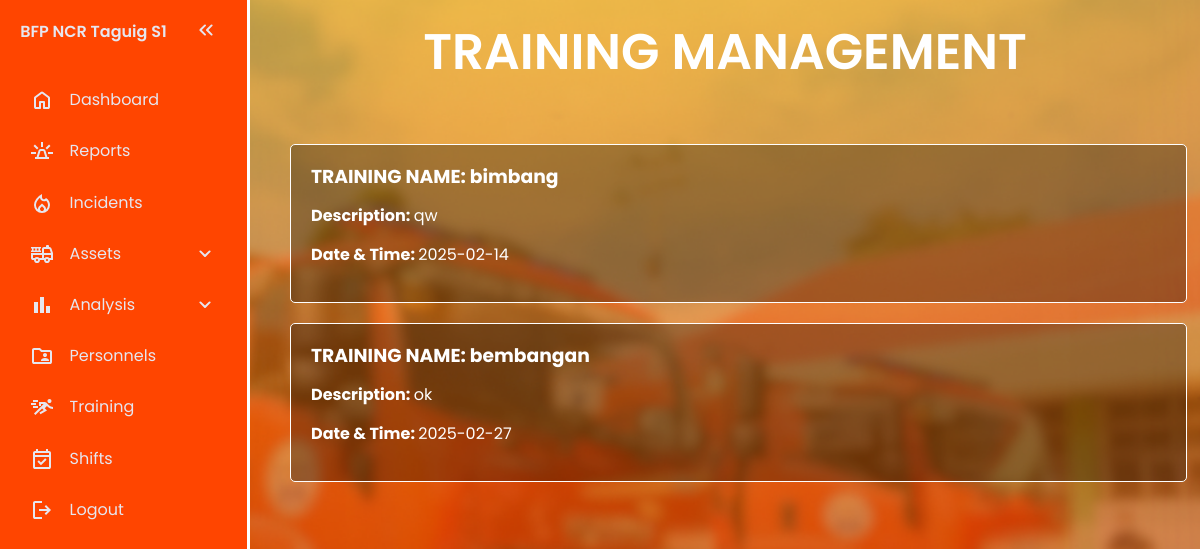
Page /training/TrainingIndex.php on the earlier database version.
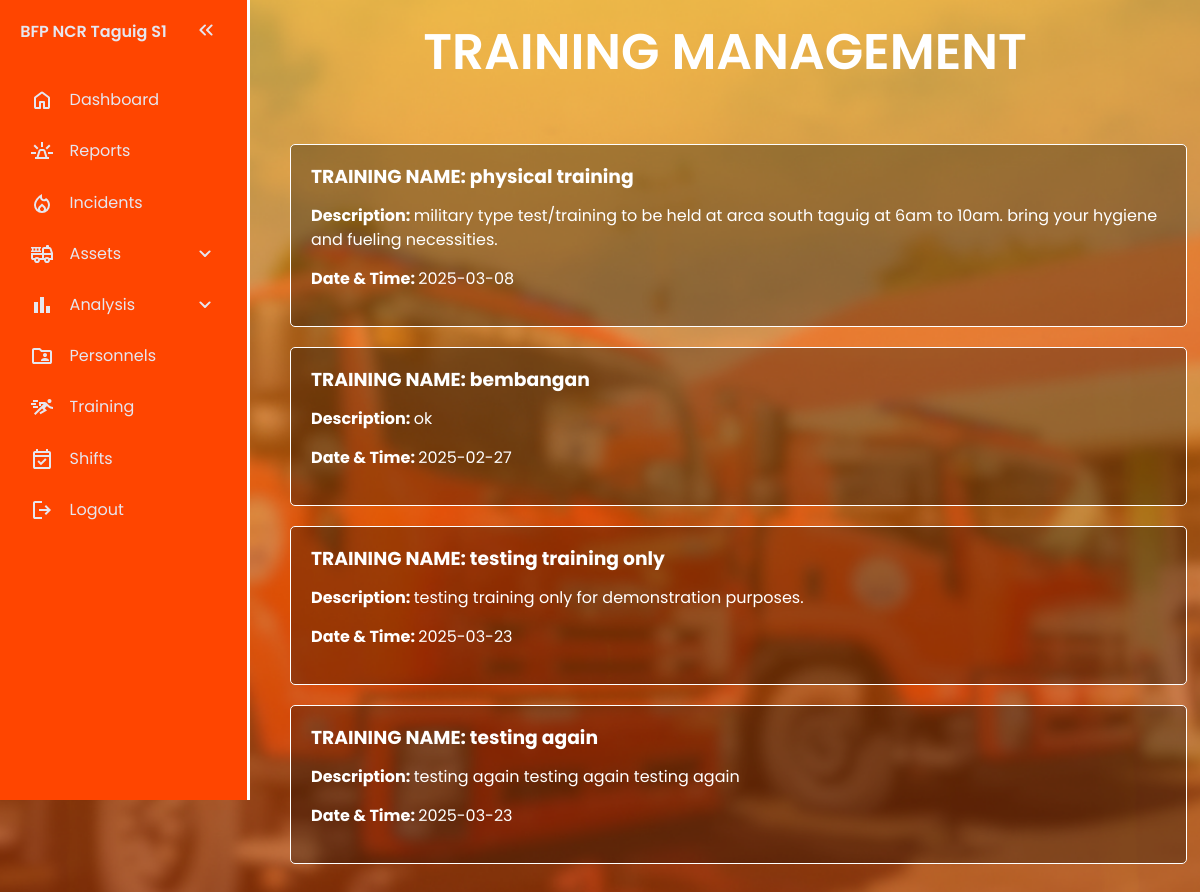
Same page on the later database version.
### tables this page shows
CREATE TABLE `trainings` (
  `training_id` int(11) NOT NULL,
  `training_name` varchar(100) NOT NULL,
  `description` text DEFAULT NULL,
  `scheduled_date` date NOT NULL
);

### training/TrainingIndex.php (the view, shortened to what this page needs)
<?php
include('../includes/config.php');
$sql = "SELECT trainings.training_id, trainings.training_name, trainings.description, trainings.scheduled_date
    FROM trainings";
$result = $conn->query($sql);
?>
<!DOCTYPE html>
<html lang="en">
<head>
    <link rel="stylesheet" href="TrainingIndex.css">
</head>
<body>
    <nav id="sidebar">
        <ul>
        <li>
            <span class="logo">BFP NCR Taguig S1</span>
            <button onclick=toggleSidebar() id="toggle-btn">
            </button>
        </li>
        <li>
            <a href="../dashboard/RescueFlowIndex.php" >
            <span>Dashboard</span>
            </a>
        </li>
        <li>
            <a href="../reports/ReportsIndex.php" >
            <span>Reports</span>
            </a>
        </li>
        <li>
            <a href="../incident/IncidentIndex.php">
            <span>Incidents</span>
            </a>
        </li>
        <li>
            <button onclick=toggleSubMenu(this) class="dropdown-btn">
            <span>Assets</span>
            <svg xmlns="http://www.w3.org/2000/svg" height="24px" viewBox="0 -960 960 960" width="24px" fill="#e8eaed"><path d="M480-361q-8 0-15-2.5t-13-8.5L268-556q-11-11-11-28t11-28q11-11 28-11t28 11l156 156 156-156q11-11 28-11t28 11q11 11 11 28t-11 28L508-372q-6 6-13 8.5t-15 2.5Z"/></svg>
            </button>
        <li>
            <button onclick=toggleSubMenu(this) class="dropdown-btn">
            <svg xmlns="http://www.w3.org/2000/svg" height="24px" viewBox="0 -960 960 960" width="24px" fill="#F19E39"><path d="M640-160v-280h160v280H640Zm-240 0v-640h160v640H400Zm-240 0v-440h160v440H160Z"/></svg>
            <span>Analysis</span>
            <svg xmlns="http://www.w3.org/2000/svg" height="24px" viewBox="0 -960 960 960" width="24px" fill="#e8eaed"><path d="M480-361q-8 0-15-2.5t-13-8.5L268-556q-11-11-11-28t11-28q11-11 28-11t28 11l156 156 156-156q11-11 28-11t28 11q11 11 11 28t-11 28L508-372q-6 6-13 8.5t-15 2.5Z"/></svg>
            </button>
        </li>
        </li>
        <li>
            <a href="../personnels/PersonnelIndex.php">
            <span>Personnels</span>
            </a>
        </li>
        <li>
            <a href="../training/TrainingIndex.php">
            <span>Training</span>
            </a>
        </li>
        <li>
            <a href="../shifts/ShiftsIndex.php">
            <span>Shifts</span>
            </a>
        </li>
        <li>
            <a href="../user/Logout.php">
            <svg xmlns="http://www.w3.org/2000/svg" height="24px" viewBox="0 -960 960 960" width="24px" fill="#FFFFFF"><path d="M200-120q-33 0-56.5-23.5T120-200v-560q0-33 23.5-56.5T200-840h280v80H200v560h280v80H200Zm440-160-55-58 102-102H360v-80h327L585-622l55-58 200 200-200 200Z"/></svg>
            <span>Logout</span>
            </a>
        </li>
        </ul>
    </nav>
    <div class="training-section">
        <div class="training-header">TRAINING MANAGEMENT
        </div>
        <div class="training-blocks">
            <div class="training-container">
                <?php while ($row = $result->fetch_assoc()): ?>
                <div class="training-info">
                    <h3><strong>TRAINING NAME: </strong><?= $row['training_name']; ?></h3>
                    <p><strong>Description: </strong><?= $row['description']; ?></p>
                    <p><strong>Date & Time: </strong><?= $row['scheduled_date']; ?></p>
                </div>
                <?php endwhile; ?>
            </div>
        </div>
    </div>
</body>
</html>

Differences in the rows shown:
removed trainings: training_name "bimbang", description "qw", scheduled_date "2025-02-14"
added trainings: training_name "physical training", description "military type test/training to be held at arca south taguig at 6am to 10am. bring your hygiene and fueling necessities.", scheduled_date "2025-03-08"
added trainings: training_name "testing training only", description "testing training only for demonstration purposes.", scheduled_date "2025-03-23"
added trainings: training_name "testing again", description "testing again testing again testing again", scheduled_date "2025-03-23"
